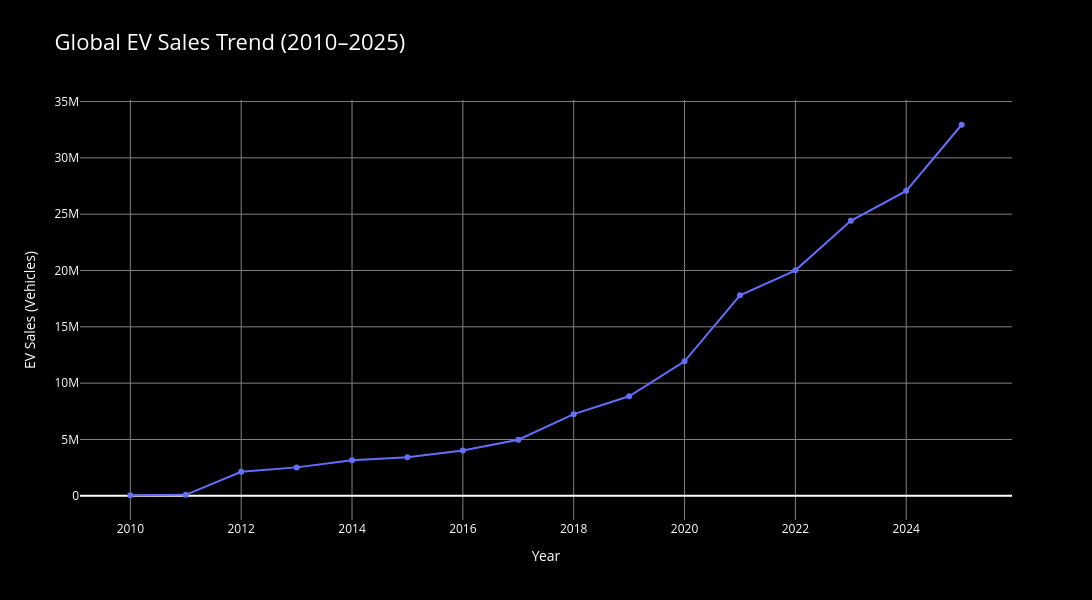

The notebook cell saved with this chart:
### Code cell
# PART 29: Create interactive global EV sales trend

import plotly.express as px

fig = px.line(
    global_ev_sales,
    x="year",
    y="value",
    markers=True,
    title="Global EV Sales Trend (2010–2025)",
    labels={
        "year":"Year",
        "value":"EV Sales (Vehicles)"
    }
)

fig.update_layout(
    width=1200,
    height=600,
    paper_bgcolor="black",
    plot_bgcolor="black",
    font=dict(color="white"),
    title_font=dict(color="white",size=22),
    xaxis=dict(
        title="Year",
        color="white",
        gridcolor="gray"
    ),
    yaxis=dict(
        title="EV Sales (Vehicles)",
        color="white",
        gridcolor="gray"
    ),
    hovermode="x unified"
)

fig.show()

### Figure 1 — Plotly figure (JSON) as saved in the notebook; plotly's stock layout.template omitted (floating-point values rounded to 4 significant figures)
{"data": [{"hovertemplate": "Year=%{x}<br>EV Sales (Vehicles)=%{y}<extra></extra>", "legendgroup": "", "line": {"color": "#636efa", "dash": "solid"}, "marker": {"symbol": "circle"}, "mode": "lines+markers", "name": "", "orientation": "v", "showlegend": false, "type": "scatter", "x": [2010, 2011, 2012, 2013, 2014, 2015, 2016, 2017, 2018, 2019, 2020, 2021, 2022, 2023, 2024, 2025], "xaxis": "x", "y": [50640.0, 84050.0, 2133000.0, 2525000.0, 3151000.0, 3418000.0, 4027000.0, 4980000.0, 7251000.0, 8834000.0, 11940000.0, 17810000.0, 20020000.0, 24420000.0, 27070000.0, 32940000.0], "yaxis": "y"}], "layout": {"font": {"color": "white"}, "height": 600, "hovermode": "x unified", "legend": {"tracegroupgap": 0}, "paper_bgcolor": "black", "plot_bgcolor": "black", "title": {"font": {"color": "white", "size": 22}, "text": "Global EV Sales Trend (2010–2025)"}, "width": 1200, "xaxis": {"anchor": "y", "color": "white", "domain": [0, 1], "gridcolor": "gray", "title": {"text": "Year"}}, "yaxis": {"anchor": "x", "color": "white", "domain": [0, 1], "gridcolor": "gray", "title": {"text": "EV Sales (Vehicles)"}}}}
